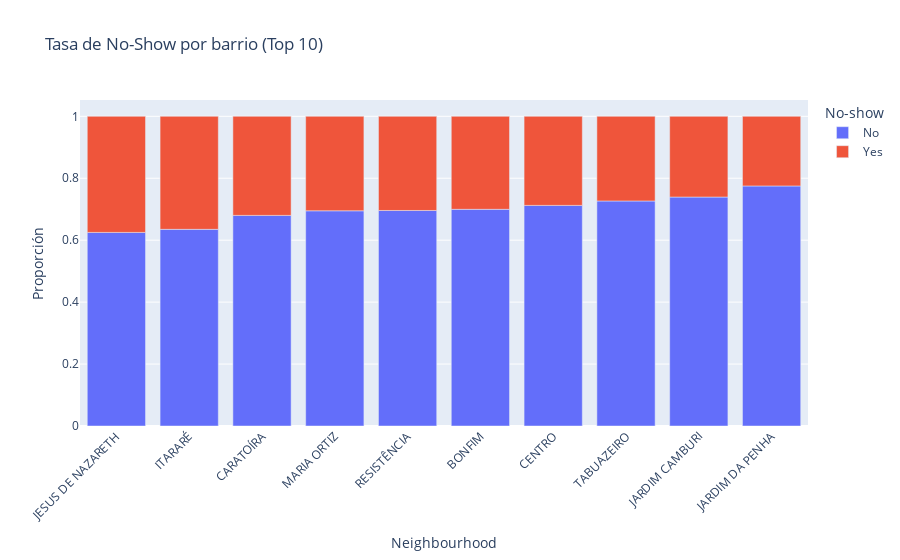

Notebook source saved alongside this figure:
### Markdown cell above
## Interpretación del análisis de días de anticipación

La gráfica anterior muestra la distribución de días de anticipación entre la programación y la fecha de la cita, segmentada por comportamiento de No-Show:

La mayoría de citas se programan con poca anticipación:
   - Gran volumen de citas programadas entre 0-20 días de anticipación
   - Pico máximo en los primeros días (0-5 días)

A mayor tiempo de anticipación, mayor probabilidad de que el paciente no asista.

Los días de anticipación son un predictor de No-Show

### Code cell
# Análisis de barrios (Top 10)

top_neighbourhoods = archivo['Neighbourhood'].value_counts().head(10)

# Filtrar datos para top 10 barrios
datos_top_neighbourhoods = archivo[archivo['Neighbourhood'].isin(top_neighbourhoods.index)]

neighbourhood_noshow = pd.crosstab(datos_top_neighbourhoods['Neighbourhood'], 
                                  datos_top_neighbourhoods['No-show'], 
                                  normalize='index')

# Ordenar por tasa de No-Show
neighbourhood_noshow = neighbourhood_noshow.sort_values('Yes', ascending=False)

fig = px.bar(neighbourhood_noshow, 
             title="Tasa de No-Show por barrio (Top 10)",
             labels={'value': 'Proporción', 'index': 'Barrio'})

fig.update_layout(xaxis_tickangle=-45)
fig.show()

print("Tasa de No-Show por barrio (Top 10):")
print(neighbourhood_noshow)

### Figure 1 — Plotly figure (JSON) as saved in the notebook; plotly's stock layout.template omitted (floating-point values rounded to 4 significant figures)
{"data": [{"hovertemplate": "No-show=No<br>Neighbourhood=%{x}<br>Proporción=%{y}<extra></extra>", "legendgroup": "No", "marker": {"color": "#636efa", "pattern": {"shape": ""}}, "name": "No", "orientation": "v", "showlegend": true, "textposition": "auto", "type": "bar", "x": ["JESUS DE NAZARETH", "ITARARÉ", "CARATOÍRA", "MARIA ORTIZ", "RESISTÊNCIA", "BONFIM", "CENTRO", "TABUAZEIRO", "JARDIM CAMBURI", "JARDIM DA PENHA"], "xaxis": "x", "y": [0.6251, 0.635, 0.6801, 0.6949, 0.6959, 0.6996, 0.7123, 0.7266, 0.7393, 0.7751], "yaxis": "y"}, {"hovertemplate": "No-show=Yes<br>Neighbourhood=%{x}<br>Proporción=%{y}<extra></extra>", "legendgroup": "Yes", "marker": {"color": "#EF553B", "pattern": {"shape": ""}}, "name": "Yes", "orientation": "v", "showlegend": true, "textposition": "auto", "type": "bar", "x": ["JESUS DE NAZARETH", "ITARARÉ", "CARATOÍRA", "MARIA ORTIZ", "RESISTÊNCIA", "BONFIM", "CENTRO", "TABUAZEIRO", "JARDIM CAMBURI", "JARDIM DA PENHA"], "xaxis": "x", "y": [0.3749, 0.365, 0.3199, 0.3051, 0.3041, 0.3004, 0.2877, 0.2734, 0.2607, 0.2249], "yaxis": "y"}], "layout": {"barmode": "relative", "legend": {"title": {"text": "No-show"}, "tracegroupgap": 0}, "title": {"text": "Tasa de No-Show por barrio (Top 10)"}, "xaxis": {"anchor": "y", "domain": [0, 1], "tickangle": -45, "title": {"text": "Neighbourhood"}}, "yaxis": {"anchor": "x", "domain": [0, 1], "title": {"text": "Proporción"}}}}
